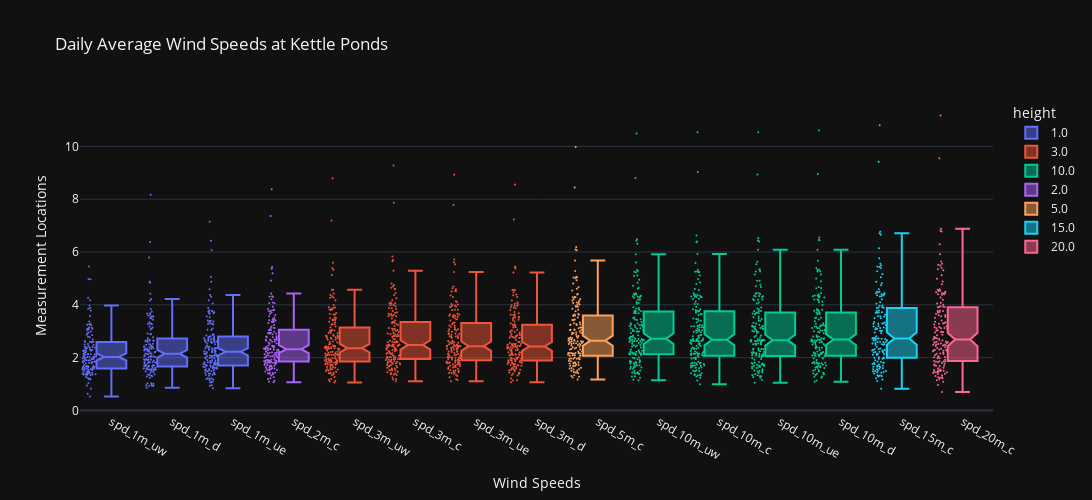

The notebook cell this image was saved under:
### Markdown cell above
We see strong relationships between values. Lower levels are not so clean. But max wind speeds for the winter occured on the December 2022 wind event. But there were numberous wind events that exceeted an average of 5 m/s over the day with lots with max "gusts" over 10 m/s

### Code cell
# Make a boxplot of the daily average wind speeds at each height and each tower
fig = px.box(sos_daily_avg_tidy_df, 
             x='variable', 
             y='value', 
             color='height',
             title='Daily Average Wind Speeds at Kettle Ponds',
             # show time in the hover
             hover_data=['time'],
             template='plotly_dark',
             height=500,
             width=1100,
             # widen the box
            boxmode='overlay',
            notched=True,
            points='all',
            category_orders={
                "variable":['spd_1m_uw','spd_1m_d','spd_1m_ue',  'spd_2m_c', 'spd_3m_uw','spd_3m_c', 'spd_3m_ue','spd_3m_d', 'spd_5m_c',
                             'spd_10m_uw','spd_10m_c','spd_10m_ue','spd_10m_d','spd_15m_c', 'spd_20m_c']
            }
            )
# add jitter
fig.update_traces(jitter=0.5, marker=dict(size=2))
# add labels to the x and y axis
fig.update_xaxes(title_text='Measurement Locations')
fig.update_yaxes(title_text='Wind Speed (m/s)')

fig

### Figure 1 — Plotly figure (JSON) as saved in the notebook; plotly's stock layout.template omitted (floating-point values rounded to 4 significant figures; data arrays with more than 128 entries replaced by an {"elided": "..."} marker saying what was removed)
{"data": [{"alignmentgroup": "True", "boxpoints": "all", "customdata": {"elided": "429x1 str values"}, "hovertemplate": "height=1.0<br>variable=%{x}<br>value=%{y}<br>time=%{customdata[0]}<extra></extra>", "jitter": 0.5, "legendgroup": "1.0", "marker": {"color": "#636efa", "size": 2}, "name": "1.0", "notched": true, "offsetgroup": "1.0", "orientation": "v", "showlegend": true, "type": "box", "x": {"elided": "429 str values"}, "x0": " ", "xaxis": "x", "y": {"elided": "429 float values"}, "y0": " ", "yaxis": "y"}, {"alignmentgroup": "True", "boxpoints": "all", "customdata": {"elided": "632x1 str values"}, "hovertemplate": "height=3.0<br>variable=%{x}<br>value=%{y}<br>time=%{customdata[0]}<extra></extra>", "jitter": 0.5, "legendgroup": "3.0", "marker": {"color": "#EF553B", "size": 2}, "name": "3.0", "notched": true, "offsetgroup": "3.0", "orientation": "v", "showlegend": true, "type": "box", "x": {"elided": "632 str values"}, "x0": " ", "xaxis": "x", "y": {"elided": "632 float values"}, "y0": " ", "yaxis": "y"}, {"alignmentgroup": "True", "boxpoints": "all", "customdata": {"elided": "632x1 str values"}, "hovertemplate": "height=10.0<br>variable=%{x}<br>value=%{y}<br>time=%{customdata[0]}<extra></extra>", "jitter": 0.5, "legendgroup": "10.0", "marker": {"color": "#00cc96", "size": 2}, "name": "10.0", "notched": true, "offsetgroup": "10.0", "orientation": "v", "showlegend": true, "type": "box", "x": {"elided": "632 str values"}, "x0": " ", "xaxis": "x", "y": {"elided": "632 float values"}, "y0": " ", "yaxis": "y"}, {"alignmentgroup": "True", "boxpoints": "all", "customdata": {"elided": "158x1 str values"}, "hovertemplate": "height=2.0<br>variable=%{x}<br>value=%{y}<br>time=%{customdata[0]}<extra></extra>", "jitter": 0.5, "legendgroup": "2.0", "marker": {"color": "#ab63fa", "size": 2}, "name": "2.0", "notched": true, "offsetgroup": "2.0", "orientation": "v", "showlegend": true, "type": "box", "x": {"elided": "158 str values"}, "x0": " ", "xaxis": "x", "y": {"elided": "158 float values"}, "y0": " ", "yaxis": "y"}, {"alignmentgroup": "True", "boxpoints": "all", "customdata": {"elided": "158x1 str values"}, "hovertemplate": "height=5.0<br>variable=%{x}<br>value=%{y}<br>time=%{customdata[0]}<extra></extra>", "jitter": 0.5, "legendgroup": "5.0", "marker": {"color": "#FFA15A", "size": 2}, "name": "5.0", "notched": true, "offsetgroup": "5.0", "orientation": "v", "showlegend": true, "type": "box", "x": {"elided": "158 str values"}, "x0": " ", "xaxis": "x", "y": {"elided": "158 float values"}, "y0": " ", "yaxis": "y"}, {"alignmentgroup": "True", "boxpoints": "all", "customdata": {"elided": "158x1 str values"}, "hovertemplate": "height=15.0<br>variable=%{x}<br>value=%{y}<br>time=%{customdata[0]}<extra></extra>", "jitter": 0.5, "legendgroup": "15.0", "marker": {"color": "#19d3f3", "size": 2}, "name": "15.0", "notched": true, "offsetgroup": "15.0", "orientation": "v", "showlegend": true, "type": "box", "x": {"elided": "158 str values"}, "x0": " ", "xaxis": "x", "y": {"elided": "158 float values"}, "y0": " ", "yaxis": "y"}, {"alignmentgroup": "True", "boxpoints": "all", "customdata": {"elided": "158x1 str values"}, "hovertemplate": "height=20.0<br>variable=%{x}<br>value=%{y}<br>time=%{customdata[0]}<extra></extra>", "jitter": 0.5, "legendgroup": "20.0", "marker": {"color": "#FF6692", "size": 2}, "name": "20.0", "notched": true, "offsetgroup": "20.0", "orientation": "v", "showlegend": true, "type": "box", "x": {"elided": "158 str values"}, "x0": " ", "xaxis": "x", "y": {"elided": "158 float values"}, "y0": " ", "yaxis": "y"}], "layout": {"boxmode": "overlay", "height": 500, "legend": {"title": {"text": "height"}, "tracegroupgap": 0}, "title": {"text": "Daily Average Wind Speeds at Kettle Ponds"}, "width": 1100, "xaxis": {"anchor": "y", "categoryarray": ["spd_1m_uw", "spd_1m_d", "spd_1m_ue", "spd_2m_c", "spd_3m_uw", "spd_3m_c", "spd_3m_ue", "spd_3m_d", "spd_5m_c", "spd_10m_uw", "spd_10m_c", "spd_10m_ue", "spd_10m_d", "spd_15m_c", "spd_20m_c"], "categoryorder": "array", "domain": [0, 1], "title": {"text": "Wind Speeds"}}, "yaxis": {"anchor": "x", "domain": [0, 1], "title": {"text": "Measurement Locations"}}}}
